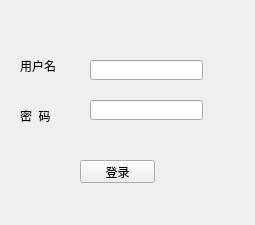
<?xml version="1.0" encoding="UTF-8"?>
<ui version="4.0">
 <class>Login</class>
 <widget class="QWidget" name="Login">
  <property name="geometry">
   <rect>
    <x>0</x>
    <y>0</y>
    <width>255</width>
    <height>225</height>
   </rect>
  </property>
  <property name="windowTitle">
   <string>Form</string>
  </property>
  <widget class="QPushButton" name="pushButton">
   <property name="geometry">
    <rect>
     <x>80</x>
     <y>160</y>
     <width>75</width>
     <height>23</height>
    </rect>
   </property>
   <property name="text">
    <string>登录</string>
   </property>
   <property name="shortcut">
    <string>Return</string>
   </property>
  </widget>
  <widget class="QLineEdit" name="nameEdit">
   <property name="geometry">
    <rect>
     <x>90</x>
     <y>60</y>
     <width>113</width>
     <height>20</height>
    </rect>
   </property>
  </widget>
  <widget class="QLineEdit" name="passwordEdit">
   <property name="geometry">
    <rect>
     <x>90</x>
     <y>100</y>
     <width>113</width>
     <height>20</height>
    </rect>
   </property>
   <property name="echoMode">
    <enum>QLineEdit::Password</enum>
   </property>
  </widget>
  <widget class="QLabel" name="label">
   <property name="geometry">
    <rect>
     <x>20</x>
     <y>60</y>
     <width>54</width>
     <height>12</height>
    </rect>
   </property>
   <property name="text">
    <string>用户名</string>
   </property>
  </widget>
  <widget class="QLabel" name="label_2">
   <property name="geometry">
    <rect>
     <x>20</x>
     <y>110</y>
     <width>54</width>
     <height>12</height>
    </rect>
   </property>
   <property name="text">
    <string>密  码</string>
   </property>
  </widget>
 </widget>
 <resources/>
 <connections/>
</ui>
